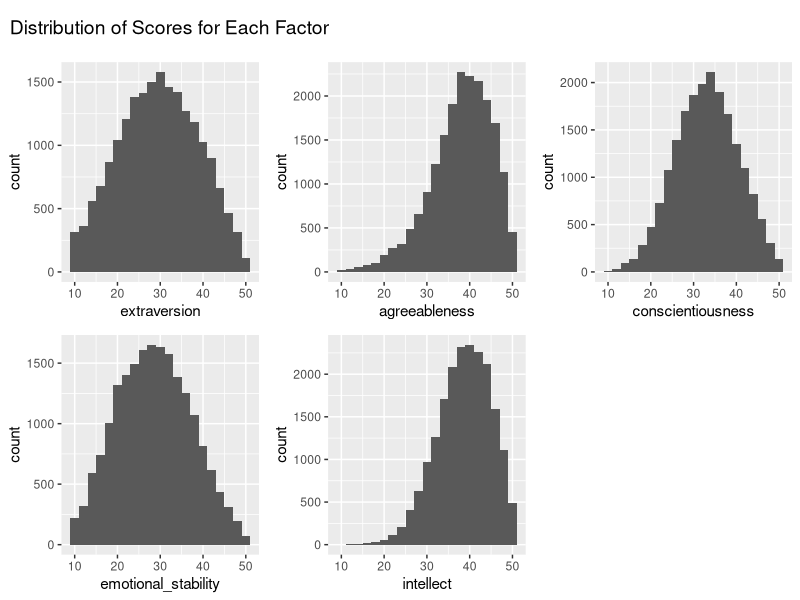

Write R code to recreate this figure.
## ---- chunk 1
knitr::opts_chunk$set(echo = TRUE)
library(tidyr)
library(tidyverse)
library(ggplot2)
library(cowplot)
## ---- chunk 2
data <- read.csv("data.csv")
## ---- chunk 3
data <- mutate(data, extraversion = E1 + (6-E2) + E3 + (6-E4) + E5 + (6-E6) + E7 + (6-E8) + E9 + (6-E10))
data <- mutate(data, agreeableness = (6-A1) + A2 + (6-A3) + A4 + (6-A5) + A6 + (6-A7) + A8 + A9 + A10)
data <- mutate(data, conscientiousness = C1 + (6-C2) + C3 + (6-C4) + C5 + (6-C6) + C7 + (6-C8) + C9 + C10)
data <- mutate(data, emotional_stability = (6-N1) + N2 + (6-N3) + N4 + (6-N5) + (6-N6) + (6-N7) + (6-N8) + (6-N9) + 6-N10)
data <- mutate(data, intellect = O1 + (6-O2) + O3 + (6-O4) + O5 + (6-O6) + O7 + O8 + O9 + O10)
## ---- chunk 4
h1 <- ggplot(data, aes(x=extraversion)) +
  geom_histogram(binwidth=2)
h2 <- ggplot(data, aes(x=agreeableness)) +
  geom_histogram(binwidth=2)
h3 <- ggplot(data, aes(x=conscientiousness)) +
  geom_histogram(binwidth=2)
h4 <- ggplot(data, aes(x=emotional_stability)) +
  geom_histogram(binwidth=2)
h5 <- ggplot(data, aes(x=intellect)) +
  geom_histogram(binwidth=2)
title <- ggdraw() + 
  draw_label("Distribution of Scores for Each Factor",
             x = 0,
             hjust=0) +
  theme(plot.margin = margin(0, 0, 0, 7))
p <- plot_grid(h1, h2, h3, h4, h5)
plot_grid(title, p, ncol=1, rel_heights = c(0.1, 1))
